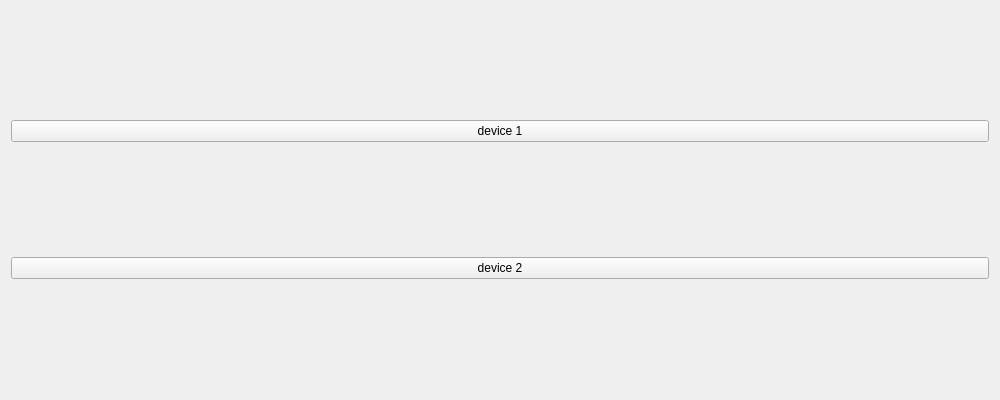
<?xml version="1.0" encoding="UTF-8"?>
<ui version="4.0">
 <class>Form</class>
 <widget class="QWidget" name="Form">
  <property name="geometry">
   <rect>
    <x>0</x>
    <y>0</y>
    <width>1000</width>
    <height>400</height>
   </rect>
  </property>
  <property name="windowTitle">
   <string>Form</string>
  </property>
  <layout class="QVBoxLayout" name="verticalLayout">
   <item>
    <layout class="QHBoxLayout" name="horizontalLayout">
     <item>
      <widget class="CRelatedDisplayButton" name="CRelatedDisplayButton">
       <property name="text">
        <string>device 1</string>
       </property>
       <property name="filenames" stdset="0">
        <stringlist>
         <string>main_1.py</string>
        </stringlist>
       </property>
       <property name="titles" stdset="0">
        <stringlist>
         <string>device 1</string>
        </stringlist>
       </property>
       <property name="openInNewWindow" stdset="0">
        <bool>true</bool>
       </property>
      </widget>
     </item>
    </layout>
   </item>
   <item>
    <layout class="QHBoxLayout" name="horizontalLayout_3">
     <item>
      <widget class="CRelatedDisplayButton" name="CRelatedDisplayButton_2">
       <property name="text">
        <string>device 2</string>
       </property>
       <property name="filenames" stdset="0">
        <stringlist>
         <string>main_2.py</string>
        </stringlist>
       </property>
       <property name="titles" stdset="0">
        <stringlist>
         <string>device 2</string>
        </stringlist>
       </property>
       <property name="openInNewWindow" stdset="0">
        <bool>true</bool>
       </property>
      </widget>
     </item>
    </layout>
   </item>
  </layout>
 </widget>
 <customwidgets>
  <customwidget>
   <class>PyDMRelatedDisplayButton</class>
   <extends>QPushButton</extends>
   <header>pydm.widgets.related_display_button</header>
  </customwidget>
  <customwidget>
   <class>CRelatedDisplayButton</class>
   <extends>PyDMRelatedDisplayButton</extends>
   <header>comrad.widgets.buttons</header>
  </customwidget>
 </customwidgets>
 <resources/>
 <connections/>
</ui>
